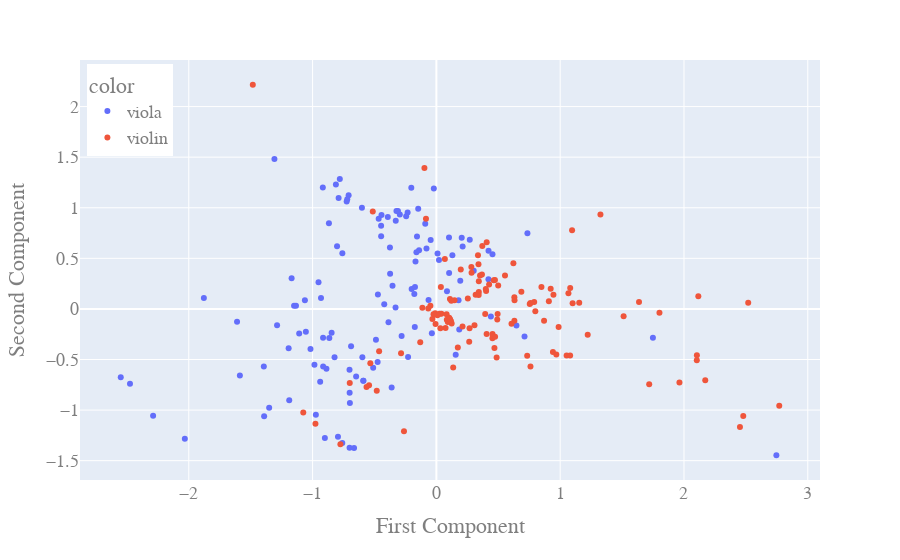

Notebook source saved alongside this figure:
### Code cell
import plotly.express as px
import plotly.io as pio
from sklearn.decomposition import PCA
os.chdir('/home/student/Downloads/new_violin_viola/all/viola/solo_train')
#df = px.data.iris()
#X = df[['sepal_length', 'sepal_width', 'petal_length', 'petal_width']]

pca = PCA(n_components=2)
components = pca.fit_transform(X_train+X_test)

fig = px.scatter(components, x=0, y=1, color=y_train+y_test)
fig.update_layout(
    title="",
    xaxis_title="First Component",
    yaxis_title="Second Component",
    font=dict(
        family="Courier New, monospace",
        size=18,
        color="#7f7f7f"
    ),
    legend=dict(
    yanchor="top",
    y=0.99,
    xanchor="left",
    x=0.01
)
)
fig.show()
#pio.write_image(fig, 'soloAll.png')
fig.write_image("soloAll.eps")
